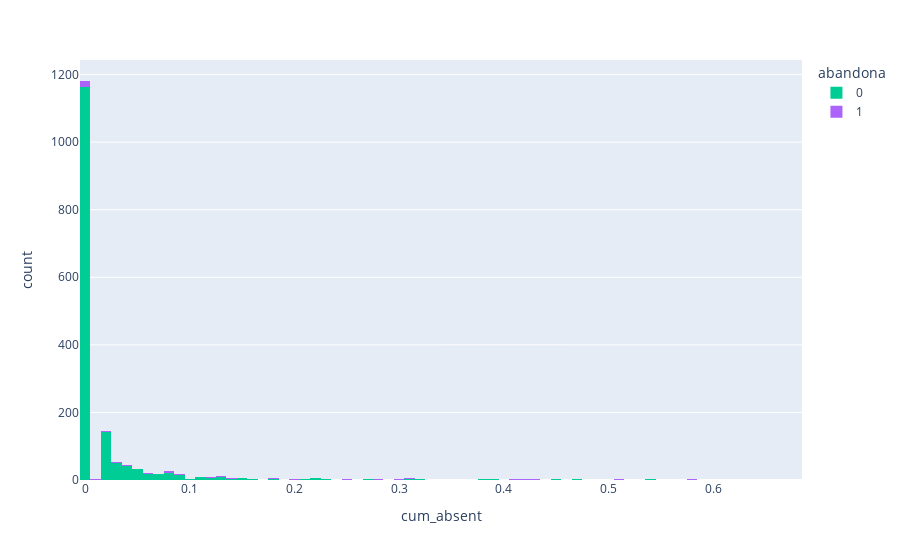
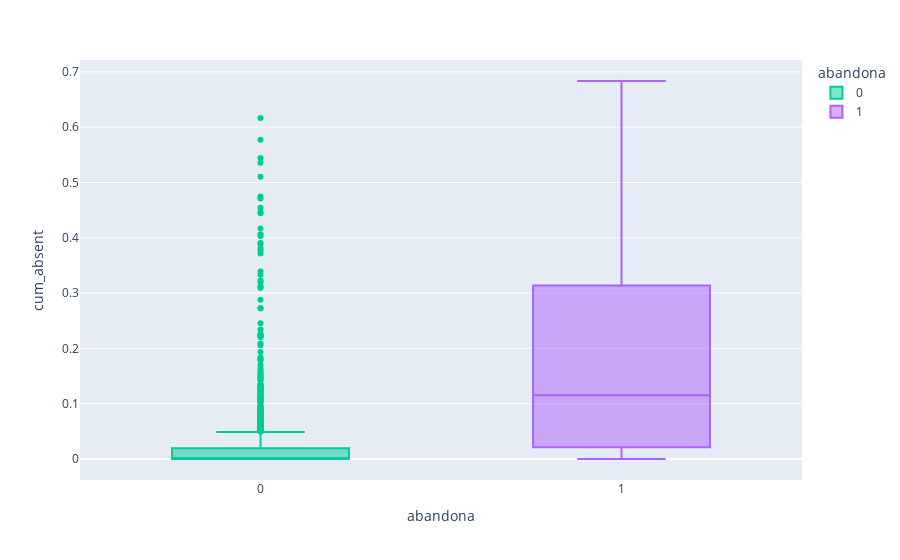
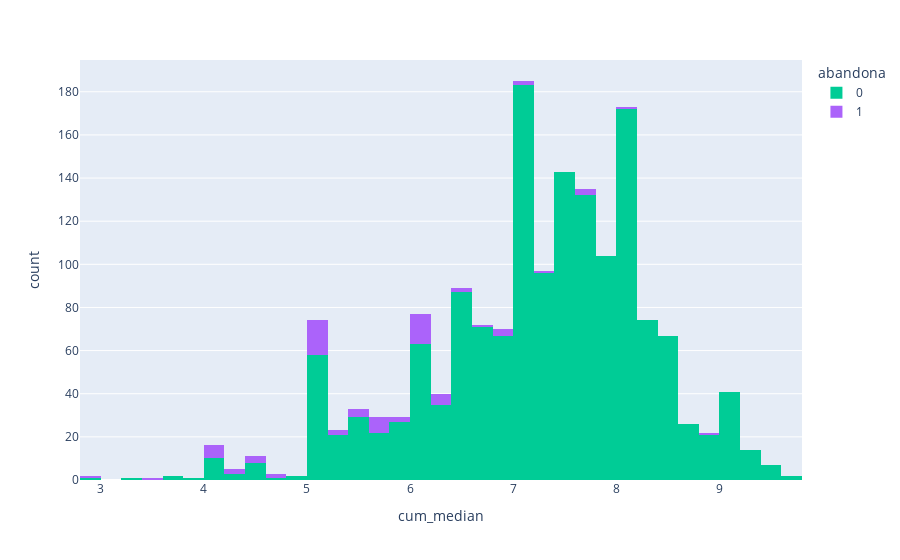
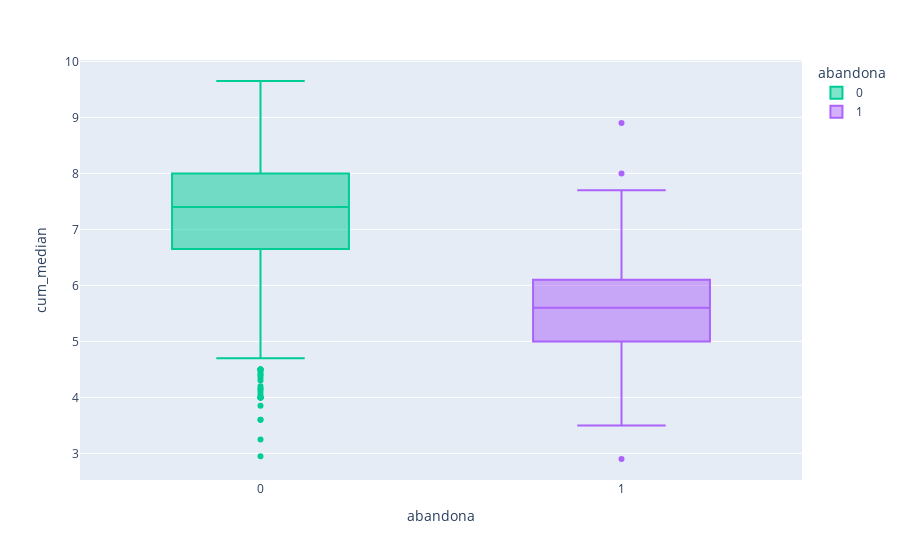

Here is the notebook cell these charts were saved with, in order:
### Code cell
for col in numerical_cols:
    fig = px.histogram(dv_analys_record_personal_access,x=col, color='abandona',
                  color_discrete_map={'N':'Red','S':'Blue'})
    fig1 = px.box(dv_analys_record_personal_access, x="abandona", y=col,
                  color="abandona", color_discrete_map={'N':'Red','S':'Blue'})
    fig.show()
    fig1.show()

### Figure 1 — Plotly figure (JSON) as saved in the notebook; plotly's stock layout.template omitted (floating-point values rounded to 4 significant figures; data arrays with more than 128 entries replaced by an {"elided": "..."} marker saying what was removed)
{"data": [{"alignmentgroup": "True", "bingroup": "x", "hovertemplate": "abandona=0<br>cum_absent=%{x}<br>count=%{y}<extra></extra>", "legendgroup": "0", "marker": {"color": "#00cc96"}, "name": "0", "offsetgroup": "0", "orientation": "v", "showlegend": true, "type": "histogram", "x": {"elided": "1591 float values"}, "xaxis": "x", "yaxis": "y"}, {"alignmentgroup": "True", "bingroup": "x", "hovertemplate": "abandona=1<br>cum_absent=%{x}<br>count=%{y}<extra></extra>", "legendgroup": "1", "marker": {"color": "#ab63fa"}, "name": "1", "offsetgroup": "1", "orientation": "v", "showlegend": true, "type": "histogram", "x": [0.6349, 0, 0.025, 0.5811, 0.02, 0.2759, 0, 0.1094, 0.589, 0.4677, 0, 0.08333, 0, 0.08, 0.3148, 0.4138, 0.5645, 0.4167, 0.02703, 0.507, 0.04348, 0, 0, 0.025, 0.09259, 0.2647, 0.04412, 0.02041, 0.1774, 0.2766, 0, 0, 0.2462, 0.3099, 0.1346, 0.08108, 0.0625, 0.08772, 0.02326, 0.04651, 0, 0, 0.5147, 0, 0.2453, 0.4333, 0.5211, 0.07937, 0.4107, 0, 0.1429, 0.2979, 0.1961, 0.2836, 0.1296, 0.5, 0.0566, 0.3171, 0.07143, 0.175, 0.1154, 0.1373, 0, 0.2, 0.1321, 0.6835, 0.2453, 0, 0, 0.5362, 0.3636, 0.4286, 0, 0.303, 0.02381, 0.01449, 0.5373, 0.08065, 0], "xaxis": "x", "yaxis": "y"}], "layout": {"barmode": "relative", "legend": {"title": {"text": "abandona"}, "tracegroupgap": 0}, "margin": {"t": 60}, "xaxis": {"anchor": "y", "domain": [0, 1], "title": {"text": "cum_absent"}}, "yaxis": {"anchor": "x", "domain": [0, 1], "title": {"text": "count"}}}}

### Figure 2 — Plotly figure (JSON) as saved in the notebook; plotly's stock layout.template omitted (floating-point values rounded to 4 significant figures; data arrays with more than 128 entries replaced by an {"elided": "..."} marker saying what was removed)
{"data": [{"alignmentgroup": "True", "hovertemplate": "abandona=%{x}<br>cum_absent=%{y}<extra></extra>", "legendgroup": "0", "marker": {"color": "#00cc96"}, "name": "0", "notched": false, "offsetgroup": "0", "orientation": "v", "showlegend": true, "type": "box", "x": {"elided": "1591 int values"}, "x0": " ", "xaxis": "x", "y": {"elided": "1591 float values"}, "y0": " ", "yaxis": "y"}, {"alignmentgroup": "True", "hovertemplate": "abandona=%{x}<br>cum_absent=%{y}<extra></extra>", "legendgroup": "1", "marker": {"color": "#ab63fa"}, "name": "1", "notched": false, "offsetgroup": "1", "orientation": "v", "showlegend": true, "type": "box", "x": [1, 1, 1, 1, 1, 1, 1, 1, 1, 1, 1, 1, 1, 1, 1, 1, 1, 1, 1, 1, 1, 1, 1, 1, 1, 1, 1, 1, 1, 1, 1, 1, 1, 1, 1, 1, 1, 1, 1, 1, 1, 1, 1, 1, 1, 1, 1, 1, 1, 1, 1, 1, 1, 1, 1, 1, 1, 1, 1, 1, 1, 1, 1, 1, 1, 1, 1, 1, 1, 1, 1, 1, 1, 1, 1, 1, 1, 1, 1], "x0": " ", "xaxis": "x", "y": [0.6349, 0, 0.025, 0.5811, 0.02, 0.2759, 0, 0.1094, 0.589, 0.4677, 0, 0.08333, 0, 0.08, 0.3148, 0.4138, 0.5645, 0.4167, 0.02703, 0.507, 0.04348, 0, 0, 0.025, 0.09259, 0.2647, 0.04412, 0.02041, 0.1774, 0.2766, 0, 0, 0.2462, 0.3099, 0.1346, 0.08108, 0.0625, 0.08772, 0.02326, 0.04651, 0, 0, 0.5147, 0, 0.2453, 0.4333, 0.5211, 0.07937, 0.4107, 0, 0.1429, 0.2979, 0.1961, 0.2836, 0.1296, 0.5, 0.0566, 0.3171, 0.07143, 0.175, 0.1154, 0.1373, 0, 0.2, 0.1321, 0.6835, 0.2453, 0, 0, 0.5362, 0.3636, 0.4286, 0, 0.303, 0.02381, 0.01449, 0.5373, 0.08065, 0], "y0": " ", "yaxis": "y"}], "layout": {"boxmode": "overlay", "legend": {"title": {"text": "abandona"}, "tracegroupgap": 0}, "margin": {"t": 60}, "xaxis": {"anchor": "y", "categoryarray": [0, 1], "categoryorder": "array", "domain": [0, 1], "title": {"text": "abandona"}}, "yaxis": {"anchor": "x", "domain": [0, 1], "title": {"text": "cum_absent"}}}}

### Figure 3 — Plotly figure (JSON) as saved in the notebook; plotly's stock layout.template omitted (floating-point values rounded to 4 significant figures; data arrays with more than 128 entries replaced by an {"elided": "..."} marker saying what was removed)
{"data": [{"alignmentgroup": "True", "bingroup": "x", "hovertemplate": "abandona=0<br>cum_median=%{x}<br>count=%{y}<extra></extra>", "legendgroup": "0", "marker": {"color": "#00cc96"}, "name": "0", "offsetgroup": "0", "orientation": "v", "showlegend": true, "type": "histogram", "x": {"elided": "1591 float values"}, "xaxis": "x", "yaxis": "y"}, {"alignmentgroup": "True", "bingroup": "x", "hovertemplate": "abandona=1<br>cum_median=%{x}<br>count=%{y}<extra></extra>", "legendgroup": "1", "marker": {"color": "#ab63fa"}, "name": "1", "offsetgroup": "1", "orientation": "v", "showlegend": true, "type": "histogram", "x": [6.2, 6.1, 7.6, 5, 6.5, 5.55, 7, 5.2, 4, 4, 6.7, 6, 7.2, 5.3, 6, 8.9, 5.6, 5.65, 7.05, 2.9, 6, 6.9, 7.7, 6.2, 6, 4, 4.3, 6, 5, 5.9, 6.5, 6.25, 4, 5, 5.1, 3.5, 6, 5, 6.25, 6.1, 5.6, 5.9, 5, 5.55, 6, 5, 5, 4.75, 6.9, 5.65, 5.1, 6.8, 6.3, 4, 4.5, 6.1, 5, 6.05, 5, 8, 5.55, 5.5, 5, 5, 5.05, 4.4, 6, 6, 6, 5, 4.25, 4.6, 5.7, 5.7, 7.7, 5, 4, 4.4, 5.6], "xaxis": "x", "yaxis": "y"}], "layout": {"barmode": "relative", "legend": {"title": {"text": "abandona"}, "tracegroupgap": 0}, "margin": {"t": 60}, "xaxis": {"anchor": "y", "domain": [0, 1], "title": {"text": "cum_median"}}, "yaxis": {"anchor": "x", "domain": [0, 1], "title": {"text": "count"}}}}

### Figure 4 — Plotly figure (JSON) as saved in the notebook; plotly's stock layout.template omitted (floating-point values rounded to 4 significant figures; data arrays with more than 128 entries replaced by an {"elided": "..."} marker saying what was removed)
{"data": [{"alignmentgroup": "True", "hovertemplate": "abandona=%{x}<br>cum_median=%{y}<extra></extra>", "legendgroup": "0", "marker": {"color": "#00cc96"}, "name": "0", "notched": false, "offsetgroup": "0", "orientation": "v", "showlegend": true, "type": "box", "x": {"elided": "1591 int values"}, "x0": " ", "xaxis": "x", "y": {"elided": "1591 float values"}, "y0": " ", "yaxis": "y"}, {"alignmentgroup": "True", "hovertemplate": "abandona=%{x}<br>cum_median=%{y}<extra></extra>", "legendgroup": "1", "marker": {"color": "#ab63fa"}, "name": "1", "notched": false, "offsetgroup": "1", "orientation": "v", "showlegend": true, "type": "box", "x": [1, 1, 1, 1, 1, 1, 1, 1, 1, 1, 1, 1, 1, 1, 1, 1, 1, 1, 1, 1, 1, 1, 1, 1, 1, 1, 1, 1, 1, 1, 1, 1, 1, 1, 1, 1, 1, 1, 1, 1, 1, 1, 1, 1, 1, 1, 1, 1, 1, 1, 1, 1, 1, 1, 1, 1, 1, 1, 1, 1, 1, 1, 1, 1, 1, 1, 1, 1, 1, 1, 1, 1, 1, 1, 1, 1, 1, 1, 1], "x0": " ", "xaxis": "x", "y": [6.2, 6.1, 7.6, 5, 6.5, 5.55, 7, 5.2, 4, 4, 6.7, 6, 7.2, 5.3, 6, 8.9, 5.6, 5.65, 7.05, 2.9, 6, 6.9, 7.7, 6.2, 6, 4, 4.3, 6, 5, 5.9, 6.5, 6.25, 4, 5, 5.1, 3.5, 6, 5, 6.25, 6.1, 5.6, 5.9, 5, 5.55, 6, 5, 5, 4.75, 6.9, 5.65, 5.1, 6.8, 6.3, 4, 4.5, 6.1, 5, 6.05, 5, 8, 5.55, 5.5, 5, 5, 5.05, 4.4, 6, 6, 6, 5, 4.25, 4.6, 5.7, 5.7, 7.7, 5, 4, 4.4, 5.6], "y0": " ", "yaxis": "y"}], "layout": {"boxmode": "overlay", "legend": {"title": {"text": "abandona"}, "tracegroupgap": 0}, "margin": {"t": 60}, "xaxis": {"anchor": "y", "categoryarray": [0, 1], "categoryorder": "array", "domain": [0, 1], "title": {"text": "abandona"}}, "yaxis": {"anchor": "x", "domain": [0, 1], "title": {"text": "cum_median"}}}}
